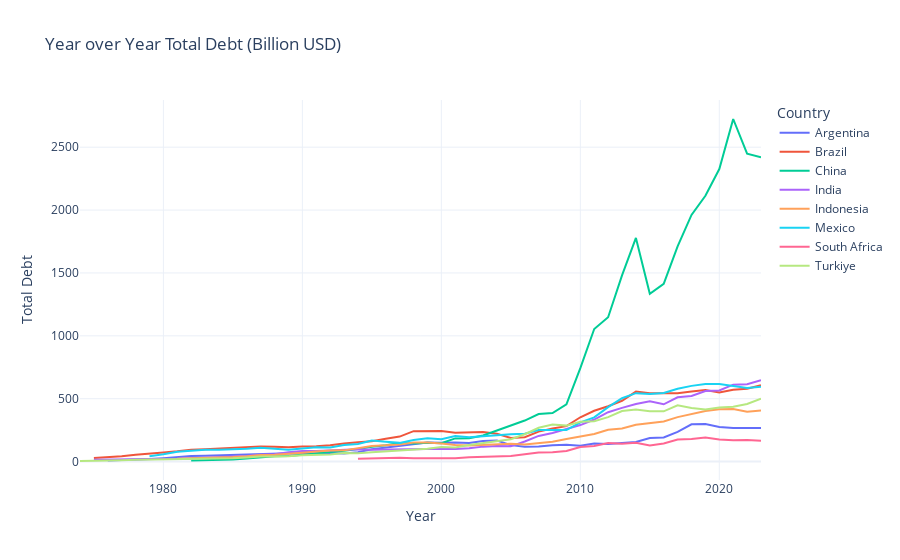

The notebook cell this image was saved under:
### Markdown cell above
#### <b> Total Debt of each country year over year

### Code cell
# Buat line plot interaktif untuk Total Utang
fig = px.line(
    df_final,
    x='Year',
    y='Total_Debt_Billion_USD',
    color='Country',
    title='Year over Year Total Debt (Billion USD)',
    labels={
        "Total_Debt_Billion_USD": "Total Debt",
    },
    template='plotly_white'
)

# Tampilkan plotnya
fig.show()

### Figure 1 — Plotly figure (JSON) as saved in the notebook; plotly's stock layout.template omitted (floating-point values rounded to 4 significant figures)
{"data": [{"hovertemplate": "Country=Argentina<br>Year=%{x}<br>Total Debt=%{y}<extra></extra>", "legendgroup": "Argentina", "line": {"color": "#636efa", "dash": "solid"}, "marker": {"symbol": "circle"}, "mode": "lines", "name": "Argentina", "orientation": "v", "showlegend": true, "type": "scatter", "x": [1976, 1977, 1978, 1979, 1980, 1981, 1982, 1983, 1984, 1985, 1986, 1987, 1988, 1989, 1990, 1991, 1992, 1993, 1994, 1995, 1996, 1997, 1998, 1999, 2000, 2001, 2002, 2003, 2004, 2005, 2006, 2007, 2008, 2009, 2010, 2011, 2012, 2013, 2014, 2015, 2016, 2017, 2018, 2019, 2020, 2021, 2022, 2023], "xaxis": "x", "y": [9.502, 11.68, 13.51, 21.18, 27.32, 35.81, 43.79, 46.11, 49.06, 51.16, 52.69, 58.72, 59.02, 65.54, 62.48, 65.67, 68.61, 64.68, 75.09, 98.77, 111.1, 128.3, 141.5, 151.9, 150.1, 152.6, 148.3, 163.4, 168.0, 130.8, 118.9, 120.8, 129.8, 133.7, 126.6, 142.9, 139.9, 150.2, 156.4, 188.0, 191.7, 236.7, 296.7, 299.4, 275.5, 266.8, 266.9, 266.2], "yaxis": "y"}, {"hovertemplate": "Country=Brazil<br>Year=%{x}<br>Total Debt=%{y}<extra></extra>", "legendgroup": "Brazil", "line": {"color": "#EF553B", "dash": "solid"}, "marker": {"symbol": "circle"}, "mode": "lines", "name": "Brazil", "orientation": "v", "showlegend": true, "type": "scatter", "x": [1975, 1976, 1977, 1978, 1979, 1980, 1981, 1982, 1983, 1984, 1985, 1986, 1987, 1988, 1989, 1990, 1991, 1992, 1993, 1994, 1995, 1996, 1997, 1998, 1999, 2000, 2001, 2002, 2003, 2004, 2005, 2006, 2007, 2008, 2009, 2010, 2011, 2012, 2013, 2014, 2015, 2016, 2017, 2018, 2019, 2020, 2021, 2022, 2023], "xaxis": "x", "y": [27.78, 33.8, 42.5, 55.03, 61.8, 71.98, 81.91, 94.43, 99.02, 104.4, 104.2, 109.6, 120.5, 118.0, 114.9, 120.3, 121.3, 129.5, 144.6, 152.9, 161.0, 181.8, 199.0, 242.0, 245.1, 242.5, 230.0, 231.9, 235.9, 220.7, 188.4, 194.3, 238.4, 263.0, 281.7, 352.4, 404.0, 440.5, 483.7, 556.9, 543.4, 543.3, 543.0, 557.8, 568.7, 549.3, 571.5, 579.5, 607.1], "yaxis": "y"}, {"hovertemplate": "Country=China<br>Year=%{x}<br>Total Debt=%{y}<extra></extra>", "legendgroup": "China", "line": {"color": "#00cc96", "dash": "solid"}, "marker": {"symbol": "circle"}, "mode": "lines", "name": "China", "orientation": "v", "showlegend": true, "type": "scatter", "x": [1982, 1983, 1984, 1985, 1986, 1987, 1988, 1989, 1990, 1991, 1992, 1993, 1994, 1995, 1996, 1997, 1998, 1999, 2000, 2001, 2002, 2003, 2004, 2005, 2006, 2007, 2008, 2009, 2010, 2011, 2012, 2013, 2014, 2015, 2016, 2017, 2018, 2019, 2020, 2021, 2022, 2023], "xaxis": "x", "y": [8.36, 9.612, 12.09, 16.7, 23.72, 35.34, 42.44, 44.93, 55.3, 60.26, 72.54, 86.09, 100.7, 118.3, 129.0, 146.9, 144.2, 148.8, 145.9, 184.3, 185.5, 207.2, 247.4, 285.9, 326.4, 377.7, 386.4, 454.5, 742.7, 1054.0, 1148.0, 1480.0, 1778.0, 1334.0, 1414.0, 1711.0, 1962.0, 2114.0, 2326.0, 2724.0, 2448.0, 2420.0], "yaxis": "y"}, {"hovertemplate": "Country=India<br>Year=%{x}<br>Total Debt=%{y}<extra></extra>", "legendgroup": "India", "line": {"color": "#ab63fa", "dash": "solid"}, "marker": {"symbol": "circle"}, "mode": "lines", "name": "India", "orientation": "v", "showlegend": true, "type": "scatter", "x": [1975, 1976, 1977, 1978, 1979, 1980, 1981, 1982, 1983, 1984, 1985, 1986, 1987, 1988, 1989, 1990, 1991, 1992, 1993, 1994, 1995, 1996, 1997, 1998, 1999, 2000, 2001, 2002, 2003, 2004, 2005, 2006, 2007, 2008, 2009, 2010, 2011, 2012, 2013, 2014, 2015, 2016, 2017, 2018, 2019, 2020, 2021, 2022, 2023], "xaxis": "x", "y": [13.87, 14.59, 15.41, 16.52, 18.19, 20.72, 22.48, 26.94, 30.65, 32.76, 38.93, 44.91, 53.42, 59.29, 73.72, 83.47, 84.85, 87.78, 91.33, 97.9, 93.81, 93.97, 94.06, 98.33, 99.78, 101.1, 99.5, 105.7, 118.9, 123.6, 121.2, 159.5, 204.1, 227.1, 256.3, 290.4, 334.4, 392.6, 427.2, 457.5, 478.8, 455.5, 511.6, 521.2, 561.0, 565.0, 612.0, 615.5, 646.8], "yaxis": "y"}, {"hovertemplate": "Country=Indonesia<br>Year=%{x}<br>Total Debt=%{y}<extra></extra>", "legendgroup": "Indonesia", "line": {"color": "#FFA15A", "dash": "solid"}, "marker": {"symbol": "circle"}, "mode": "lines", "name": "Indonesia", "orientation": "v", "showlegend": true, "type": "scatter", "x": [1981, 1982, 1983, 1984, 1985, 1986, 1987, 1988, 1989, 1990, 1991, 1992, 1993, 1994, 1995, 1996, 1997, 1998, 1999, 2000, 2001, 2002, 2003, 2004, 2005, 2006, 2007, 2008, 2009, 2010, 2011, 2012, 2013, 2014, 2015, 2016, 2017, 2018, 2019, 2020, 2021, 2022, 2023], "xaxis": "x", "y": [22.76, 25.13, 30.23, 32.03, 36.71, 42.91, 52.53, 54.05, 59.38, 69.85, 79.53, 87.99, 89.16, 107.8, 124.4, 129.0, 136.3, 151.5, 151.8, 144.0, 132.7, 128.4, 134.4, 138.0, 142.1, 136.0, 147.8, 157.9, 179.4, 198.3, 219.6, 252.6, 263.6, 292.6, 307.8, 319.1, 353.7, 379.9, 402.4, 417.1, 417.9, 396.0, 406.1], "yaxis": "y"}, {"hovertemplate": "Country=Mexico<br>Year=%{x}<br>Total Debt=%{y}<extra></extra>", "legendgroup": "Mexico", "line": {"color": "#19d3f3", "dash": "solid"}, "marker": {"symbol": "circle"}, "mode": "lines", "name": "Mexico", "orientation": "v", "showlegend": true, "type": "scatter", "x": [1979, 1980, 1981, 1982, 1983, 1984, 1985, 1986, 1987, 1988, 1989, 1990, 1991, 1992, 1993, 1994, 1995, 1996, 1997, 1998, 1999, 2000, 2001, 2002, 2003, 2004, 2005, 2006, 2007, 2008, 2009, 2010, 2011, 2012, 2013, 2014, 2015, 2016, 2017, 2018, 2019, 2020, 2021, 2022, 2023], "xaxis": "x", "y": [42.97, 57.57, 78.41, 86.27, 93.16, 95.02, 97.06, 101.1, 109.7, 99.4, 94.02, 104.6, 114.2, 112.5, 131.9, 139.9, 166.7, 157.6, 148.8, 171.1, 185.9, 178.1, 202.6, 193.5, 199.3, 210.0, 218.2, 221.8, 250.7, 248.2, 250.5, 312.3, 351.7, 433.0, 504.1, 544.2, 538.0, 544.8, 578.6, 602.0, 617.4, 616.7, 601.5, 585.5, 595.9], "yaxis": "y"}, {"hovertemplate": "Country=South Africa<br>Year=%{x}<br>Total Debt=%{y}<extra></extra>", "legendgroup": "South Africa", "line": {"color": "#FF6692", "dash": "solid"}, "marker": {"symbol": "circle"}, "mode": "lines", "name": "South Africa", "orientation": "v", "showlegend": true, "type": "scatter", "x": [1994, 1995, 1996, 1997, 1998, 1999, 2000, 2001, 2002, 2003, 2004, 2005, 2006, 2007, 2008, 2009, 2010, 2011, 2012, 2013, 2014, 2015, 2016, 2017, 2018, 2019, 2020, 2021, 2022, 2023], "xaxis": "x", "y": [21.67, 25.36, 26.05, 30.63, 26.01, 25.72, 26.67, 25.68, 35.1, 40.11, 44.01, 45.09, 57.94, 72.81, 74.27, 84.38, 115.3, 124.1, 148.0, 141.6, 149.3, 127.7, 144.0, 175.0, 180.2, 190.7, 175.4, 169.4, 171.7, 165.8], "yaxis": "y"}, {"hovertemplate": "Country=Turkiye<br>Year=%{x}<br>Total Debt=%{y}<extra></extra>", "legendgroup": "Turkiye", "line": {"color": "#B6E880", "dash": "solid"}, "marker": {"symbol": "circle"}, "mode": "lines", "name": "Turkiye", "orientation": "v", "showlegend": true, "type": "scatter", "x": [1974, 1975, 1976, 1977, 1978, 1979, 1980, 1981, 1982, 1983, 1984, 1985, 1986, 1987, 1988, 1989, 1990, 1991, 1992, 1993, 1994, 1995, 1996, 1997, 1998, 1999, 2000, 2001, 2002, 2003, 2004, 2005, 2006, 2007, 2008, 2009, 2010, 2011, 2012, 2013, 2014, 2015, 2016, 2017, 2018, 2019, 2020, 2021, 2022, 2023], "xaxis": "x", "y": [4.633, 5.059, 6.001, 11.45, 14.85, 15.93, 19.13, 19.24, 19.72, 20.32, 21.61, 26.01, 32.93, 40.94, 40.99, 41.58, 49.42, 50.87, 56.55, 68.6, 66.25, 73.78, 80.62, 84.72, 96.95, 101.8, 116.8, 112.9, 131.8, 148.4, 165.5, 178.3, 217.5, 268.7, 294.4, 286.0, 316.7, 321.0, 353.4, 402.2, 413.9, 399.7, 399.3, 447.4, 426.8, 414.9, 429.8, 436.4, 457.9, 499.8], "yaxis": "y"}], "layout": {"legend": {"title": {"text": "Country"}, "tracegroupgap": 0}, "title": {"text": "Year over Year Total Debt (Billion USD)"}, "xaxis": {"anchor": "y", "domain": [0, 1], "title": {"text": "Year"}}, "yaxis": {"anchor": "x", "domain": [0, 1], "title": {"text": "Total Debt"}}}}
